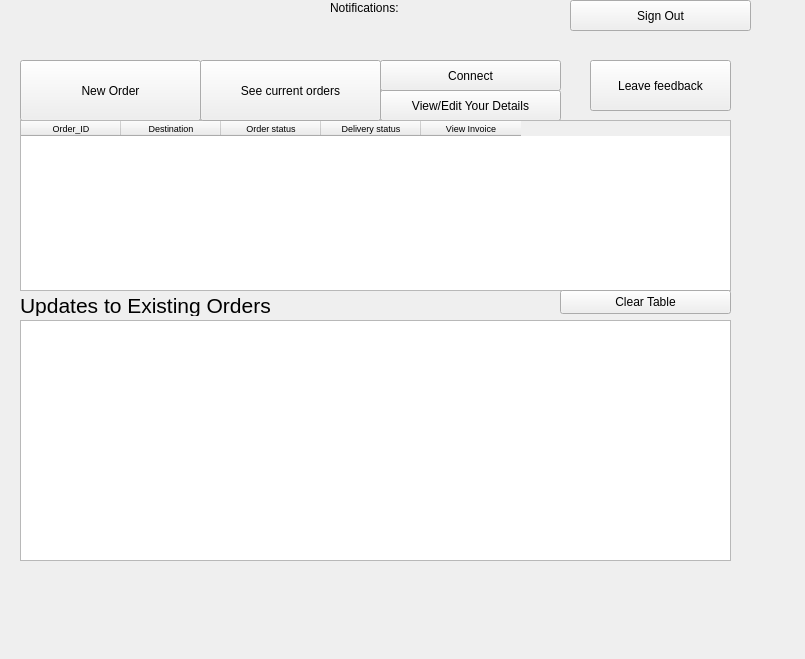
<?xml version="1.0" encoding="UTF-8"?>
<ui version="4.0">
 <class>LoggedIn</class>
 <widget class="QWidget" name="LoggedIn">
  <property name="geometry">
   <rect>
    <x>0</x>
    <y>0</y>
    <width>805</width>
    <height>659</height>
   </rect>
  </property>
  <property name="windowTitle">
   <string>Form</string>
  </property>
  <property name="autoFillBackground">
   <bool>true</bool>
  </property>
  <widget class="QPushButton" name="viewEditDetailsBtn">
   <property name="geometry">
    <rect>
     <x>380</x>
     <y>90</y>
     <width>181</width>
     <height>31</height>
    </rect>
   </property>
   <property name="text">
    <string>View/Edit Your Details</string>
   </property>
  </widget>
  <widget class="QPushButton" name="signOutBtn">
   <property name="geometry">
    <rect>
     <x>570</x>
     <y>0</y>
     <width>181</width>
     <height>31</height>
    </rect>
   </property>
   <property name="text">
    <string>Sign Out</string>
   </property>
  </widget>
  <widget class="QPushButton" name="createOrderBtn">
   <property name="geometry">
    <rect>
     <x>20</x>
     <y>60</y>
     <width>181</width>
     <height>61</height>
    </rect>
   </property>
   <property name="text">
    <string>New Order</string>
   </property>
  </widget>
  <widget class="QTableWidget" name="orderListTable">
   <property name="geometry">
    <rect>
     <x>20</x>
     <y>120</y>
     <width>711</width>
     <height>171</height>
    </rect>
   </property>
   <property name="font">
    <font>
     <pointsize>14</pointsize>
     <italic>false</italic>
     <bold>false</bold>
     <underline>false</underline>
     <strikeout>false</strikeout>
     <kerning>false</kerning>
    </font>
   </property>
   <property name="frameShape">
    <enum>QFrame::StyledPanel</enum>
   </property>
   <property name="lineWidth">
    <number>1</number>
   </property>
   <property name="midLineWidth">
    <number>1</number>
   </property>
   <property name="sizeAdjustPolicy">
    <enum>QAbstractScrollArea::AdjustIgnored</enum>
   </property>
   <property name="dragEnabled">
    <bool>false</bool>
   </property>
   <property name="showGrid">
    <bool>true</bool>
   </property>
   <property name="wordWrap">
    <bool>true</bool>
   </property>
   <property name="cornerButtonEnabled">
    <bool>true</bool>
   </property>
   <column>
    <property name="text">
     <string>Order_ID</string>
    </property>
    <property name="font">
     <font>
      <pointsize>7</pointsize>
     </font>
    </property>
   </column>
   <column>
    <property name="text">
     <string>Destination</string>
    </property>
    <property name="font">
     <font>
      <pointsize>7</pointsize>
     </font>
    </property>
   </column>
   <column>
    <property name="text">
     <string>Order status</string>
    </property>
    <property name="font">
     <font>
      <pointsize>7</pointsize>
     </font>
    </property>
   </column>
   <column>
    <property name="text">
     <string>Delivery status</string>
    </property>
    <property name="font">
     <font>
      <pointsize>7</pointsize>
     </font>
    </property>
   </column>
   <column>
    <property name="text">
     <string>View Invoice</string>
    </property>
    <property name="font">
     <font>
      <pointsize>7</pointsize>
     </font>
    </property>
   </column>
  </widget>
  <widget class="QPushButton" name="updateOrderTableBtn">
   <property name="geometry">
    <rect>
     <x>200</x>
     <y>60</y>
     <width>181</width>
     <height>61</height>
    </rect>
   </property>
   <property name="text">
    <string>See current orders</string>
   </property>
  </widget>
  <widget class="QPushButton" name="connect">
   <property name="geometry">
    <rect>
     <x>380</x>
     <y>60</y>
     <width>181</width>
     <height>31</height>
    </rect>
   </property>
   <property name="text">
    <string>Connect</string>
   </property>
  </widget>
  <widget class="QTableWidget" name="updates_table">
   <property name="geometry">
    <rect>
     <x>20</x>
     <y>320</y>
     <width>711</width>
     <height>241</height>
    </rect>
   </property>
  </widget>
  <widget class="QLabel" name="label">
   <property name="geometry">
    <rect>
     <x>20</x>
     <y>295</y>
     <width>711</width>
     <height>21</height>
    </rect>
   </property>
   <property name="font">
    <font>
     <pointsize>16</pointsize>
    </font>
   </property>
   <property name="text">
    <string>Updates to Existing Orders</string>
   </property>
  </widget>
  <widget class="QLabel" name="label_2">
   <property name="geometry">
    <rect>
     <x>330</x>
     <y>0</y>
     <width>71</width>
     <height>16</height>
    </rect>
   </property>
   <property name="text">
    <string>Notifications:</string>
   </property>
  </widget>
  <widget class="QLabel" name="notification_count">
   <property name="geometry">
    <rect>
     <x>410</x>
     <y>0</y>
     <width>49</width>
     <height>16</height>
    </rect>
   </property>
   <property name="font">
    <font>
     <pointsize>12</pointsize>
    </font>
   </property>
   <property name="text">
    <string/>
   </property>
  </widget>
  <widget class="QPushButton" name="clear_order_updates">
   <property name="geometry">
    <rect>
     <x>560</x>
     <y>290</y>
     <width>171</width>
     <height>24</height>
    </rect>
   </property>
   <property name="text">
    <string>Clear Table</string>
   </property>
  </widget>
  <widget class="QPushButton" name="feedbackButton">
   <property name="geometry">
    <rect>
     <x>590</x>
     <y>60</y>
     <width>141</width>
     <height>51</height>
    </rect>
   </property>
   <property name="text">
    <string>Leave feedback</string>
   </property>
  </widget>
 </widget>
 <resources/>
 <connections/>
</ui>
